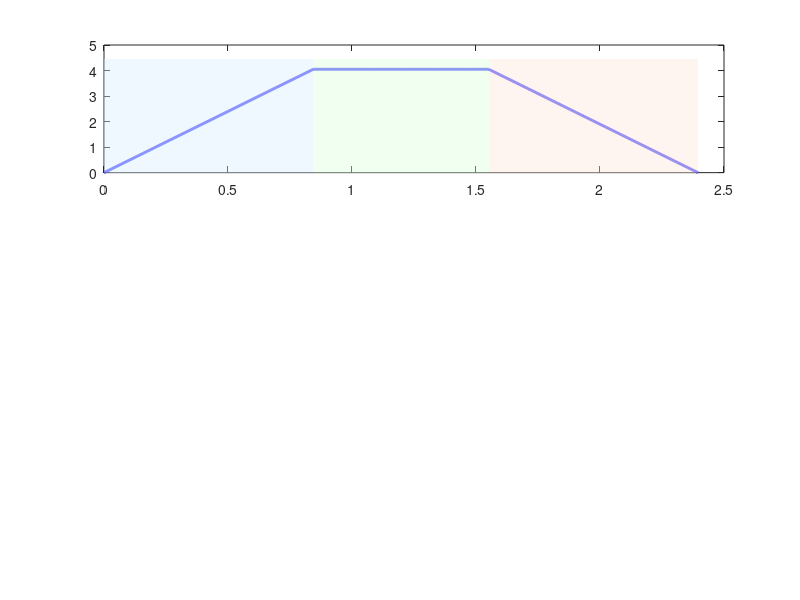

Here is the MATLAB script that generated this plot: (Note: this script raises an error after producing the figure.)
% ==========================================================================
%  LAB3_Trapezoid_Sim.m
%  Simulate and visualise the trapezoidal velocity profile.
%
%  Profile shape:
%   Phase 1: Accelerate from 0 → v_max  (at rate a_max)
%   Phase 2: Cruise at v_max
%   Phase 3: Decelerate from v_max → 0  (at rate a_max)
%
%  Edit parameters below to match lab_config.h settings.
% ==========================================================================
clear; clc; close all;

%% ---- Parameters (match lab_config.h) ----
v_max      = 4.05;    % CFG_TRAP_VMAX  [rad/s]
a_max      = 4.8;     % CFG_TRAP_AMAX  [rad/s²]
target_deg = 360.0;   % CFG_POS_SETPOINT_DEG [deg]
target_rad = target_deg * pi / 180;

dt = 0.0005;          % 2 kHz (same as STM32 control loop)

%% ---- Compute phase durations ----
t_acc = v_max / a_max;                         % time to reach v_max
d_acc = 0.5 * v_max * t_acc;                  % distance covered during accel (and decel)

if 2 * d_acc > target_rad
    % Triangle profile: peak velocity is limited by distance
    warning('Target too short for full v_max. Switching to triangle profile.');
    v_peak = sqrt(a_max * target_rad);
    t_acc  = v_peak / a_max;
    d_acc  = 0.5 * v_peak * t_acc;
    t_cruise   = 0;
    d_cruise   = 0;
    v_max      = v_peak;
else
    d_cruise = target_rad - 2 * d_acc;
    t_cruise = d_cruise / v_max;
end

t_total = 2 * t_acc + t_cruise;

fprintf('===== Trapezoid Profile Summary =====\n');
fprintf('  Target      : %.2f deg  (%.4f rad)\n', target_deg, target_rad);
fprintf('  v_max       : %.4f rad/s\n', v_max);
fprintf('  a_max       : %.4f rad/s²\n', a_max);
fprintf('  t_accel     : %.4f s\n', t_acc);
fprintf('  t_cruise    : %.4f s\n', t_cruise);
fprintf('  t_decel     : %.4f s\n', t_acc);
fprintf('  t_total     : %.4f s\n', t_total);
fprintf('=====================================\n\n');

%% ---- Build time vector and profiles ----
t = (0:dt:t_total)';
N = length(t);

velocity    = zeros(N, 1);
position    = zeros(N, 1);
accel_prof  = zeros(N, 1);

t1 = t_acc;
t2 = t_acc + t_cruise;
t3 = t_total;

for k = 1:N
    tk = t(k);
    if tk <= t1
        % Phase 1: Accelerate
        velocity(k)   = a_max * tk;
        position(k)   = 0.5 * a_max * tk^2;
        accel_prof(k) = a_max;
    elseif tk <= t2
        % Phase 2: Cruise
        velocity(k)   = v_max;
        position(k)   = d_acc + v_max * (tk - t1);
        accel_prof(k) = 0;
    else
        % Phase 3: Decelerate
        td = tk - t2;
        velocity(k)   = v_max - a_max * td;
        position(k)   = d_acc + d_cruise + v_max * td - 0.5 * a_max * td^2;
        accel_prof(k) = -a_max;
    end
end

% Clamp small floating-point negatives
velocity(velocity < 0) = 0;
position(position > target_rad) = target_rad;

position_deg = position * 180 / pi;

%% ---- Figure 1: Three-panel profile ----
figure('Name','Trapezoid Profile Simulation','NumberTitle','off',...
    'Units','normalized','Position',[0.05 0.1 0.55 0.75]);

% --- Velocity ---
subplot(3,1,1);
plot(t, velocity, 'b', 'LineWidth', 2);
hold on;
% Shade phases
patch([0 t1 t1 0], [0 0 v_max*1.1 v_max*1.1], [0.85 0.93 1.0], ...
    'EdgeColor','none', 'FaceAlpha', 0.4);
patch([t1 t2 t2 t1], [0 0 v_max*1.1 v_max*1.1], [0.85 1.0 0.85], ...
    'EdgeColor','none', 'FaceAlpha', 0.4);
patch([t2 t3 t3 t2], [0 0 v_max*1.1 v_max*1.1], [1.0 0.9 0.85], ...
    'EdgeColor','none', 'FaceAlpha', 0.4);
xline(t1, 'k--', 'LineWidth', 0.8, 'HandleVisibility','off');
xline(t2, 'k--', 'LineWidth', 0.8, 'HandleVisibility','off');
yline(v_max, 'r--', sprintf('v_{max}=%.2f rad/s', v_max), ...
    'LineWidth', 0.8, 'LabelHorizontalAlignment','left');
ylim([0, v_max * 1.15]);
ylabel('Velocity [rad/s]');
title(sprintf('Trapezoidal Velocity Profile  —  Target: %.0f°   v_{max}: %.2f rad/s   a_{max}: %.1f rad/s²', ...
    target_deg, v_max, a_max));
legend('Velocity', 'Accel', 'Cruise', 'Decel', 'Location','south','Orientation','horizontal');
grid on;

% Annotate phase times
text(t1/2,      v_max*0.5, sprintf('Accel\n%.3f s', t_acc), ...
    'HorizontalAlignment','center', 'FontSize',9, 'Color',[0.1 0.3 0.7]);
text((t1+t2)/2, v_max*0.5, sprintf('Cruise\n%.3f s', t_cruise), ...
    'HorizontalAlignment','center', 'FontSize',9, 'Color',[0.1 0.5 0.1]);
text((t2+t3)/2, v_max*0.5, sprintf('Decel\n%.3f s', t_acc), ...
    'HorizontalAlignment','center', 'FontSize',9, 'Color',[0.6 0.2 0.1]);

% --- Position ---
subplot(3,1,2);
plot(t, position_deg, 'Color',[0 0.55 0], 'LineWidth', 2);
hold on;
xline(t1, 'k--', 'LineWidth', 0.8);
xline(t2, 'k--', 'LineWidth', 0.8);
yline(target_deg, 'r--', sprintf('%.0f°', target_deg), ...
    'LineWidth', 0.8, 'LabelHorizontalAlignment','left');
ylabel('Position [deg]');
grid on;
title(sprintf('Position  (final = %.4f°)', position_deg(end)));

% --- Acceleration ---
subplot(3,1,3);
plot(t, accel_prof, 'Color',[0.8 0.2 0.2], 'LineWidth', 2);
hold on;
xline(t1, 'k--', 'LineWidth', 0.8);
xline(t2, 'k--', 'LineWidth', 0.8);
yline( a_max, 'b--', sprintf('+%.1f', a_max), 'LabelHorizontalAlignment','left', 'LineWidth',0.8);
yline(-a_max, 'b--', sprintf('−%.1f', a_max), 'LabelHorizontalAlignment','left', 'LineWidth',0.8);
yline(0, 'k-', 'LineWidth', 0.5);
ylim([-a_max*1.4, a_max*1.4]);
ylabel('Acceleration [rad/s²]');
xlabel('Time [s]');
grid on;
title('Acceleration Profile');

sgtitle(sprintf('Trapezoid Sim  |  t_{total}=%.3f s  |  %.0f° → %.4f°', ...
    t_total, target_deg, position_deg(end)), 'FontWeight','bold');

%% ---- Figure 2: Phase diagram (velocity vs position) ----
figure('Name','Phase Diagram — v vs θ','NumberTitle','off',...
    'Units','normalized','Position',[0.62 0.1 0.35 0.42]);

i1 = t <= t1;
i2 = (t > t1) & (t <= t2);
i3 = t > t2;

plot(position_deg(i1), velocity(i1), 'b',  'LineWidth', 2, 'DisplayName','Accel');  hold on;
plot(position_deg(i2), velocity(i2), 'g',  'LineWidth', 2, 'DisplayName','Cruise');
plot(position_deg(i3), velocity(i3), 'r',  'LineWidth', 2, 'DisplayName','Decel');
plot(0,          0,      'ko', 'MarkerFaceColor','k', 'MarkerSize',6, 'HandleVisibility','off');
plot(target_deg, 0,      'rs', 'MarkerFaceColor','r', 'MarkerSize',6, 'HandleVisibility','off');
xlabel('Position [deg]');
ylabel('Velocity [rad/s]');
title('Phase Diagram  (v vs θ)');
legend('Location','north');
grid on;
ylim([0, v_max * 1.15]);
